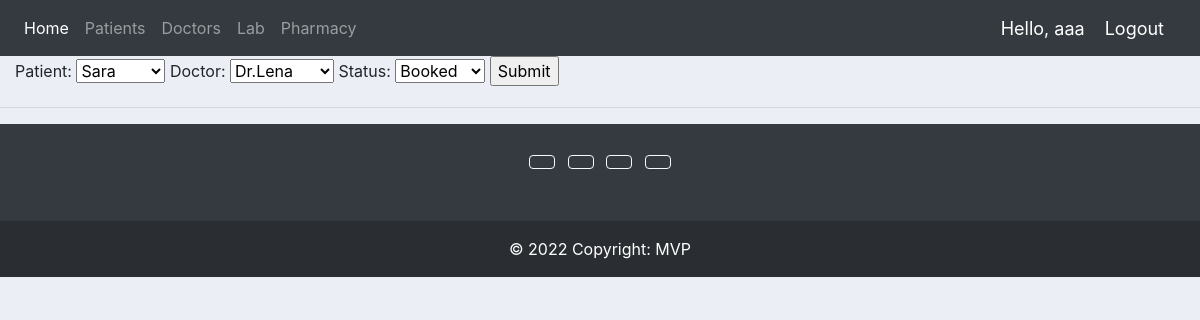
/update_appointments/9/ (signed in), run on the app's committed database.
### accounts/models.py (models this page shows, shortened)
class Appointment(models.Model):
    STATUS = (
        ('Booked', 'Booked'),
        ('Available', 'Available'),
        ('Waiting', 'Waiting')
    )
    patient = models.ForeignKey(Patient, null=True, on_delete=models.SET_NULL)
    doctor = models.ForeignKey(Doctor, null=True, on_delete=models.SET_NULL)
    date_created = models.DateTimeField(auto_now_add=True, null=True)
    status = models.CharField(max_length=200, null=True, choices=STATUS)

### accounts/decorators.py (the view)
        def wrapper_func(request, *args, **kwargs):
            group = None
            if request.user.groups.exists():
                group = request.user.groups.all()[0].name
            if group in allowed_roles:
                return view_func(request, *args, **kwargs)
            else:
                return HttpResponse('You are not authorized to view this page')

### accounts/forms.py
class AppointmentForm (ModelForm):
    class Meta :
        model= Appointment
        fields='__all__'

### accounts/models.py (called while the page is built)
    def __str__(self):
        return self.name

    def __str__(self):
        return self.name

### accounts/views.py (called while the page is built)
@login_required(login_url='login')
@allowed_users(allowed_roles=['admin'])
def updateAppointment(request, pk):
    appointment = Appointment.objects.get(id=pk)
    form = AppointmentForm(instance=appointment)
    if request.method == 'POST':
        form = AppointmentForm(request.POST, instance=appointment)
        if form.is_valid():
            form.save()
            return redirect('/')
    context = {'form': form}
    return render(request, 'accounts/appointment_form.html', context)

### accounts/templates/accounts/appointment_form.html (shortened to what this page needs)
{% extends 'accounts/main.html' %}
{% load static %}
{% block content %}
<form action="" method="POST">
    {{ form }}
    <input type="submit" name="Submit">
</form>
{% endblock %}

### accounts/templates/accounts/navbar.html (shortened to what this page needs)
{% load static %}
<nav class="navbar navbar-expand-lg navbar-dark bg-dark">
  <div class="collapse navbar-collapse" id="navbarNav">
    <ul class="navbar-nav">
      {% if request.user.is_staff %}
      <li class="nav-item active">
        <a class="nav-link" href="{% url 'home' %}">Home</a>
      </li>
      <li class="nav-item">
        <a class="nav-link" href="{% url 'patientHome' %}">Patients</a>
      </li>
      <li class="nav-item">
        <a class="nav-link" href="{% url 'doctor' %}">Doctors</a>
      </li>
      <li class="nav-item">
        <a class="nav-link" href="{% url 'lab' %}">Lab</a>
      </li>
      <li class="nav-item">
        <a class="nav-link" href="">Pharmacy</a>
      </li>
      {% endif %}
    </ul>
  </div>
  <span class="hello-msg">Hello, {{request.user}}</span>
  <span ><a  class="hello-msg" href="{% url 'logout' %}">Logout</a></span>
</nav>

### static/css/main.css (style rules this page uses)
body { background-color: #ebeff5; }

### accounts/templates/accounts/navbar.html (style rules this page uses)
.hello-msg { font-size: 18px; color: #fff; margin-right: 20px; }

### data on the page
Appointment: patient "Sara", doctor "Dr.Lena", status "Booked"

### other printed values
{{ request.user }} "aaa"
